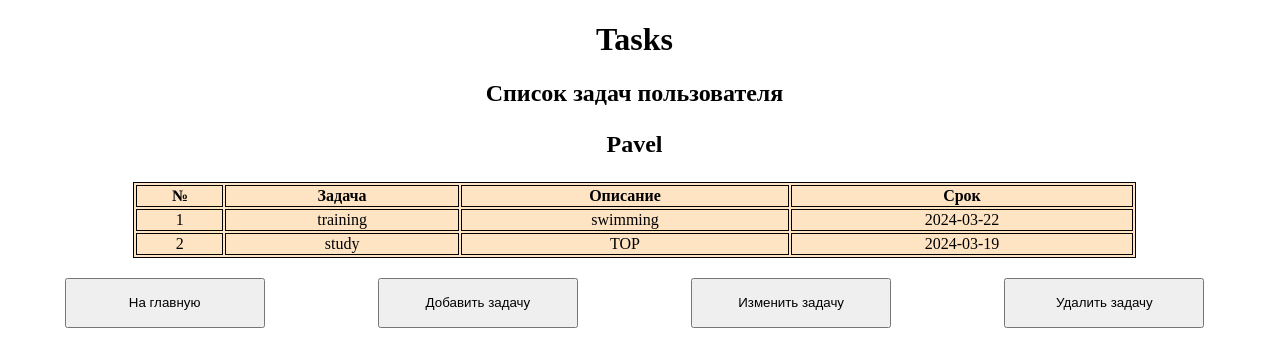
The app's page /tasks/Pavel, older data.
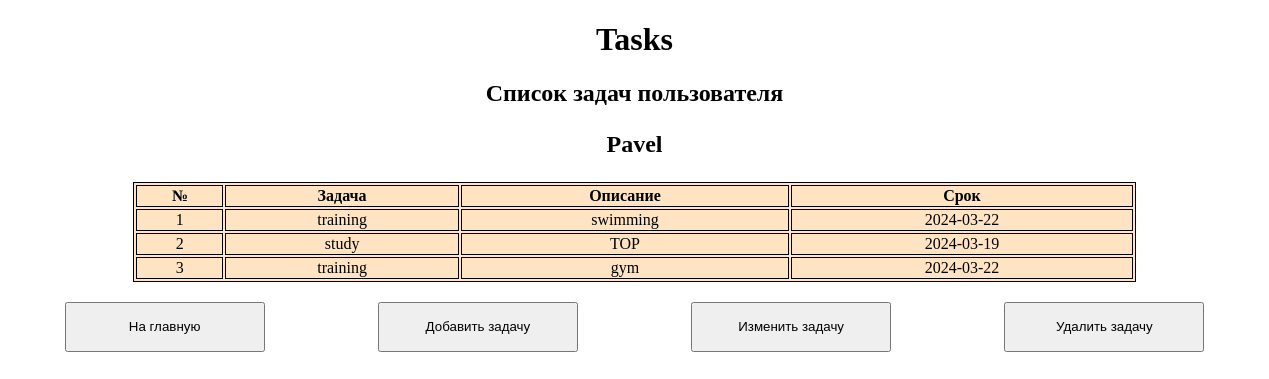
The same page, newer data.
### base_module.py (models this page shows)
    class Person(Base):
        __tablename__ = "users"
        id = Column(Integer(), primary_key=True, index=True)
        email = Column(String)
        password = Column(String)
        name = Column(String)
        tasks = relationship("Task", backref='user')

    class Task(Base):
        __tablename__ = "tasks"
        id = Column(Integer, primary_key=True, index=True)
        task = Column(String)
        describe = Column(String)
        ex_date = Column(String)
        name_resp = Column(String, ForeignKey('users.name'))

### main.py (the view)
@app.get("/tasks/{name}") # <- декоратор, который обрабатывает get - запросы где маршрут
async def get_tasks_page(request:Request, name):
    context = db.query(Person).filter(Person.name == name).one()
    return templates.TemplateResponse("tasks.html", {"request": request, "context": context})

### templates/tasks.html (shortened to what this page needs)
<!DOCTYPE html>
<html lang="en">
<head>
</head>
<body>
    <h1 style="text-align: center;">Tasks</h1>
    <h2 style="text-align: center";>Список задач пользователя <p id="user">{{ context.name }}</p></h2>
    <table>
        <thead><tr><th class="ID"></th><th>№</th><th>Задача</th><th>Описание</th><th>Срок</th></tr></thead>
        <tbody>
            {%for task in context.tasks%}
                <tr>
                    <th>{{loop.index}}</th>
                    <th class="task">{{task.task}}</th>
                    <th class="describe">{{task.describe}}</th>
                    <th class="ex_date">{{task.ex_date}}</th>
                </tr>
            {%endfor%}
        </tbody>
    </table>
    <div style="margin: auto;">
        <button onclick="window.location.href='/'">На главную</button>
        <button onclick="showform()" {}>Добавить задачу</button>
        <button onclick="change()" data-tooltip="Кликните два раза по изменяемому полю">Изменить задачу</button>
        <button onclick="del()" data-tooltip="Кликните два раза по удаляемой задаче">Удалить задачу</button>
    </div>
</body>
</html>

### templates/tasks.html (style rules this page uses)
button { margin: auto; margin-top: 20px; width: 200px; height: 50px; }
table { margin: auto; width: 80%; background-color: bisque; border: 1px solid black; }
table tr, th { border: 1px solid black; font-weight: lighter; }
table thead tr, th { font-weight: bolder; }
div { display: flex; justify-content:center; margin: auto; }
[data-tooltip] { position: relative; }
[data-tooltip]::after { content: attr(data-tooltip); position: absolute; width: 300px; left: 0; top: 0; background: #3989c9; color: #fff; padding: 0.5em; box-shadow: 2px 2px 5px rgba(0, 0, 0, 0.3); pointer-events: none; opacity: 0; transition: 1s; }

Row changes from the older to the newer data that the page shows:
added Task: task "training", describe "gym", ex_date "2024-03-22"
